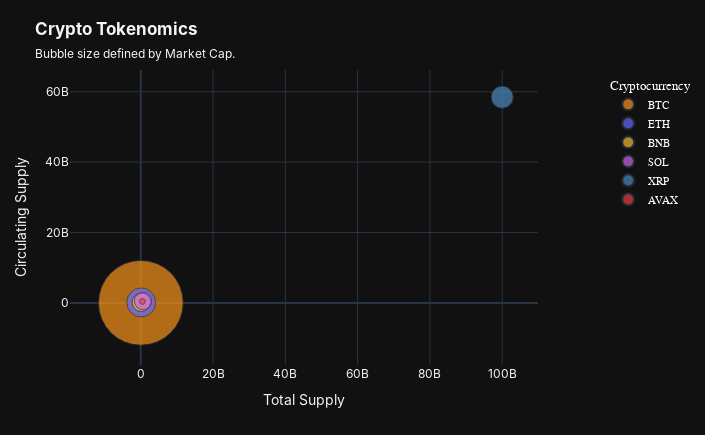

The notebook cell this image was saved under:
### Code cell
# Create 3D scatter plot
fig6 = px.scatter(
    tokenomics_df,
    x='total_supply',
    y='circulating_supply',
    size='market_cap',
    color='symbol',
    size_max=60,
    title='<b>Crypto Tokenomics</b>',
    subtitle='Bubble size defined by Market Cap.',
    labels={
        'fdv': 'FDV',
        'circulating_supply': 'Circulating Supply',
        'total_supply': 'Total Supply',
    },
    color_discrete_map={
        'BTC': '#F7931A',
        'ETH': '#636BFF',
        'BNB': '#F3BA2F',
        'SOL': '#CF62E7',
        'XRP': '#4B8BBE',
        'AVAX': '#E84142'
    },
    custom_data=['symbol','market_cap_formatted', 'fdv_formatted', 'circulating_supply_formatted', 'total_supply_formatted']  # Add formatted values    
)

# Update hover template
fig6.update_traces(
    hovertemplate="<br>".join([
        "<b>%{customdata[0]}</b>",  # Crypto Symbol
        "<b>$%{customdata[1]}</b> - Market Cap",
        "<b>$%{customdata[2]}</b> - FDV",
        "<b>%{customdata[3]}</b> - Circulating Supply",
        "<b>%{customdata[4]}</b> - Total Supply",
        "<extra></extra>"
    ]),
    hoverlabel=dict(
        font=dict(
            family="Inter",
            size=12,
        ),
        bordercolor="rgba(17, 17, 17, 0.9)",  # Same as background to remove border
        namelength=-1  # Show full text
    ),
)

# Customize the layout
fig6.update_layout(
    template='plotly_dark',
    font_family="Inter",
    
    height=435,  # Adjust height
    width=705,  # Adjust width
    margin=dict(
        l=70,
        r=70,
        t=70,
        b=70 
    ),
    legend=dict(
        title=dict(text="Cryptocurrency"),
        font=dict(
            family="IBM Plex Sans",
            size=11,
            color="white"
        ),
        yanchor="top",
        y=0.99,
        xanchor="left",
        x=1.15,
    ),
    hovermode="x",
)

# Show the plot
fig6.show(config={
    'displayModeBar': True,
    'displaylogo': False,
    'modeBarButtonsToAdd': ['fullscreen']
})

# Save the figure as an HTML file
fig6.write_html("plots/html/crypto_tokenomics.html")

### Figure 1 — Plotly figure (JSON) as saved in the notebook; plotly's stock layout.template omitted (floating-point values rounded to 4 significant figures)
{"data": [{"customdata": [["BTC", "1.9T", "1.9T", "19.9M", "19.9M"]], "hoverlabel": {"bordercolor": "rgba(17, 17, 17, 0.9)", "font": {"family": "Inter", "size": 12}, "namelength": -1}, "hovertemplate": "<b>%{customdata[0]}</b><br><b>$%{customdata[1]}</b> - Market Cap<br><b>$%{customdata[2]}</b> - FDV<br><b>%{customdata[3]}</b> - Circulating Supply<br><b>%{customdata[4]}</b> - Total Supply<br><extra></extra>", "legendgroup": "BTC", "marker": {"color": "#F7931A", "size": [1883058663090], "sizemode": "area", "sizeref": 523100000.0, "symbol": "circle"}, "mode": "markers", "name": "BTC", "orientation": "v", "showlegend": true, "type": "scatter", "x": [19860000.0], "xaxis": "x", "y": [19860000.0], "yaxis": "y"}, {"customdata": [["ETH", "218.9B", "218.9B", "120.7M", "120.7M"]], "hoverlabel": {"bordercolor": "rgba(17, 17, 17, 0.9)", "font": {"family": "Inter", "size": 12}, "namelength": -1}, "hovertemplate": "<b>%{customdata[0]}</b><br><b>$%{customdata[1]}</b> - Market Cap<br><b>$%{customdata[2]}</b> - FDV<br><b>%{customdata[3]}</b> - Circulating Supply<br><b>%{customdata[4]}</b> - Total Supply<br><extra></extra>", "legendgroup": "ETH", "marker": {"color": "#636BFF", "size": [218888791817], "sizemode": "area", "sizeref": 523100000.0, "symbol": "circle"}, "mode": "markers", "name": "ETH", "orientation": "v", "showlegend": true, "type": "scatter", "x": [120700000.0], "xaxis": "x", "y": [120700000.0], "yaxis": "y"}, {"customdata": [["BNB", "87.6B", "87.6B", "145.9M", "145.9M"]], "hoverlabel": {"bordercolor": "rgba(17, 17, 17, 0.9)", "font": {"family": "Inter", "size": 12}, "namelength": -1}, "hovertemplate": "<b>%{customdata[0]}</b><br><b>$%{customdata[1]}</b> - Market Cap<br><b>$%{customdata[2]}</b> - FDV<br><b>%{customdata[3]}</b> - Circulating Supply<br><b>%{customdata[4]}</b> - Total Supply<br><extra></extra>", "legendgroup": "BNB", "marker": {"color": "#F3BA2F", "size": [87624704464], "sizemode": "area", "sizeref": 523100000.0, "symbol": "circle"}, "mode": "markers", "name": "BNB", "orientation": "v", "showlegend": true, "type": "scatter", "x": [145900000.0], "xaxis": "x", "y": [145900000.0], "yaxis": "y"}, {"customdata": [["SOL", "77.2B", "89.4B", "517.9M", "599.8M"]], "hoverlabel": {"bordercolor": "rgba(17, 17, 17, 0.9)", "font": {"family": "Inter", "size": 12}, "namelength": -1}, "hovertemplate": "<b>%{customdata[0]}</b><br><b>$%{customdata[1]}</b> - Market Cap<br><b>$%{customdata[2]}</b> - FDV<br><b>%{customdata[3]}</b> - Circulating Supply<br><b>%{customdata[4]}</b> - Total Supply<br><extra></extra>", "legendgroup": "SOL", "marker": {"color": "#CF62E7", "size": [77226861831], "sizemode": "area", "sizeref": 523100000.0, "symbol": "circle"}, "mode": "markers", "name": "SOL", "orientation": "v", "showlegend": true, "type": "scatter", "x": [599800000.0], "xaxis": "x", "y": [517900000.0], "yaxis": "y"}, {"customdata": [["XRP", "129.3B", "221.2B", "58.4B", "100.0B"]], "hoverlabel": {"bordercolor": "rgba(17, 17, 17, 0.9)", "font": {"family": "Inter", "size": 12}, "namelength": -1}, "hovertemplate": "<b>%{customdata[0]}</b><br><b>$%{customdata[1]}</b> - Market Cap<br><b>$%{customdata[2]}</b> - FDV<br><b>%{customdata[3]}</b> - Circulating Supply<br><b>%{customdata[4]}</b> - Total Supply<br><extra></extra>", "legendgroup": "XRP", "marker": {"color": "#4B8BBE", "size": [129302319760], "sizemode": "area", "sizeref": 523100000.0, "symbol": "circle"}, "mode": "markers", "name": "XRP", "orientation": "v", "showlegend": true, "type": "scatter", "x": [99990000000.0], "xaxis": "x", "y": [58440000000.0], "yaxis": "y"}, {"customdata": [["AVAX", "8.8B", "9.6B", "417.0M", "453.6M"]], "hoverlabel": {"bordercolor": "rgba(17, 17, 17, 0.9)", "font": {"family": "Inter", "size": 12}, "namelength": -1}, "hovertemplate": "<b>%{customdata[0]}</b><br><b>$%{customdata[1]}</b> - Market Cap<br><b>$%{customdata[2]}</b> - FDV<br><b>%{customdata[3]}</b> - Circulating Supply<br><b>%{customdata[4]}</b> - Total Supply<br><extra></extra>", "legendgroup": "AVAX", "marker": {"color": "#E84142", "size": [8810155605], "sizemode": "area", "sizeref": 523100000.0, "symbol": "circle"}, "mode": "markers", "name": "AVAX", "orientation": "v", "showlegend": true, "type": "scatter", "x": [453600000.0], "xaxis": "x", "y": [417000000.0], "yaxis": "y"}], "layout": {"font": {"family": "Inter"}, "height": 435, "hovermode": "x", "legend": {"font": {"color": "white", "family": "IBM Plex Sans", "size": 11}, "itemsizing": "constant", "title": {"text": "Cryptocurrency"}, "tracegroupgap": 0, "x": 1.15, "xanchor": "left", "y": 0.99, "yanchor": "top"}, "margin": {"b": 70, "l": 70, "r": 70, "t": 70}, "title": {"subtitle": {"text": "Bubble size defined by Market Cap."}, "text": "<b>Crypto Tokenomics</b>"}, "width": 705, "xaxis": {"anchor": "y", "domain": [0, 1], "title": {"text": "Total Supply"}}, "yaxis": {"anchor": "x", "domain": [0, 1], "title": {"text": "Circulating Supply"}}}}
